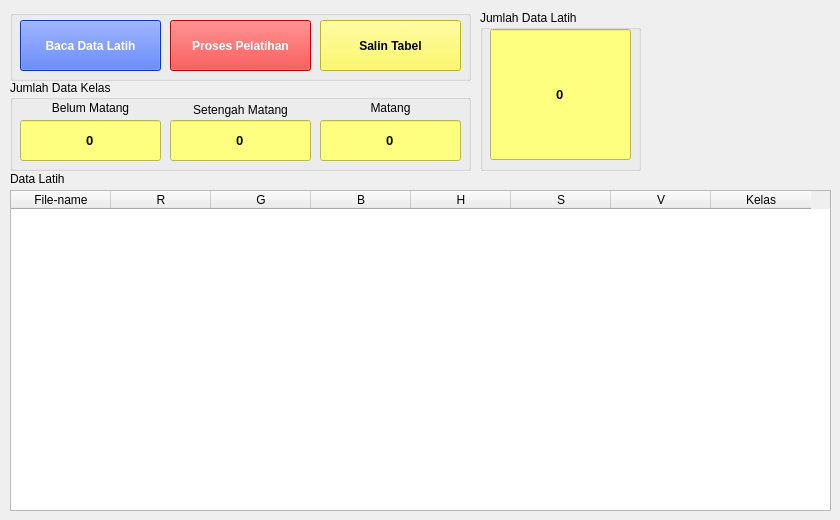
    <widget class="QWidget" name="tab">
     <attribute name="title">
      <string>Proses Pelatihan</string>
     </attribute>
     <widget class="QGroupBox" name="groupBox_2">
      <property name="geometry">
       <rect>
        <x>10</x>
        <y>10</y>
        <width>461</width>
        <height>71</height>
       </rect>
      </property>
      <property name="title">
       <string/>
      </property>
      <widget class="QPushButton" name="btnBacaDataLatih">
       <property name="geometry">
        <rect>
         <x>10</x>
         <y>10</y>
         <width>141</width>
         <height>51</height>
        </rect>
       </property>
       <property name="font">
        <font>
         <weight>75</weight>
         <bold>true</bold>
        </font>
       </property>
       <property name="styleSheet">
        <string notr="true">color: rgb(255, 255, 255);
background-color: rgb(21, 75, 255);</string>
       </property>
       <property name="text">
        <string>Baca Data Latih</string>
       </property>
      </widget>
      <widget class="QPushButton" name="btnProsesPelatihan">
       <property name="geometry">
        <rect>
         <x>160</x>
         <y>10</y>
         <width>141</width>
         <height>51</height>
        </rect>
       </property>
       <property name="font">
        <font>
         <weight>75</weight>
         <bold>true</bold>
        </font>
       </property>
       <property name="styleSheet">
        <string notr="true">background-color: rgb(255, 10, 10);
color: rgb(255, 255, 255)</string>
       </property>
       <property name="text">
        <string>Proses Pelatihan</string>
       </property>
      </widget>
      <widget class="QPushButton" name="btnSalinKeDataLatih">
       <property name="geometry">
        <rect>
         <x>310</x>
         <y>10</y>
         <width>141</width>
         <height>51</height>
        </rect>
       </property>
       <property name="font">
        <font>
         <weight>75</weight>
         <bold>true</bold>
        </font>
       </property>
       <property name="styleSheet">
        <string notr="true">color: rgb(0, 0, 0);
background-color: rgb(255, 249, 64)</string>
       </property>
       <property name="text">
        <string>Salin Tabel</string>
       </property>
      </widget>
     </widget>
     <widget class="QGroupBox" name="groupBox_8">
      <property name="geometry">
       <rect>
        <x>480</x>
        <y>10</y>
        <width>161</width>
        <height>161</height>
       </rect>
      </property>
      <property name="title">
       <string>Jumlah Data Latih</string>
      </property>
      <widget class="QLineEdit" name="editJumlahDataLatih">
       <property name="geometry">
        <rect>
         <x>10</x>
         <y>19</y>
         <width>141</width>
         <height>131</height>
        </rect>
       </property>
       <property name="font">
        <font>
         <pointsize>10</pointsize>
         <weight>75</weight>
         <bold>true</bold>
        </font>
       </property>
       <property name="styleSheet">
        <string notr="true">background-color: rgb(255, 255, 127);</string>
       </property>
       <property name="text">
        <string>0</string>
       </property>
       <property name="alignment">
        <set>Qt::AlignCenter</set>
       </property>
      </widget>
     </widget>
     <widget class="QGroupBox" name="groupBox_3">
      <property name="geometry">
       <rect>
        <x>10</x>
        <y>80</y>
        <width>461</width>
        <height>91</height>
       </rect>
      </property>
      <property name="title">
       <string>Jumlah Data Kelas</string>
      </property>
      <widget class="QLabel" name="label_4">
       <property name="geometry">
        <rect>
         <x>40</x>
         <y>20</y>
         <width>81</width>
         <height>17</height>
        </rect>
       </property>
       <property name="layoutDirection">
        <enum>Qt::LeftToRight</enum>
       </property>
       <property name="text">
        <string>&lt;html&gt;&lt;head/&gt;&lt;body&gt;&lt;p align=&quot;center&quot;&gt;Belum Matang&lt;/p&gt;&lt;/body&gt;&lt;/html&gt;</string>
       </property>
      </widget>
      <widget class="QLineEdit" name="editJumlahDataLatih_b">
       <property name="geometry">
        <rect>
         <x>10</x>
         <y>40</y>
         <width>141</width>
         <height>41</height>
        </rect>
       </property>
       <property name="font">
        <font>
         <pointsize>10</pointsize>
         <weight>75</weight>
         <bold>true</bold>
        </font>
       </property>
       <property name="styleSheet">
        <string notr="true">background-color: rgb(255, 255, 127);</string>
       </property>
       <property name="text">
        <string>0</string>
       </property>
       <property name="alignment">
        <set>Qt::AlignCenter</set>
       </property>
      </widget>
     </widget>
     <widget class="QLabel" name="label_13">
      <property name="geometry">
       <rect>
        <x>10</x>
        <y>170</y>
        <width>101</width>
        <height>17</height>
       </rect>
      </property>
      <property name="text">
       <string>Data Latih</string>
      </property>
      <property name="alignment">
       <set>Qt::AlignLeading|Qt::AlignLeft|Qt::AlignVCenter</set>
      </property>
     </widget>
     <widget class="QTableWidget" name="tblDataLatih">
      <property name="geometry">
       <rect>
        <x>10</x>
        <y>190</y>
        <width>821</width>
        <height>321</height>
       </rect>
      </property>
      <column>
       <property name="text">
        <string>File-name</string>
       </property>
      </column>
      <column>
       <property name="text">
        <string>R</string>
       </property>
      </column>
      <column>
       <property name="text">
        <string>G</string>
       </property>
      </column>
      <column>
       <property name="text">
        <string>B</string>
       </property>
      </column>
      <column>
       <property name="text">
        <string>H</string>
       </property>
      </column>
      <column>
       <property name="text">
        <string>S</string>
       </property>
      </column>
      <column>
       <property name="text">
        <string>V</string>
       </property>
      </column>
      <column>
       <property name="text">
        <string>Kelas</string>
       </property>
      </column>
     </widget>
     <widget class="QLineEdit" name="editJumlahDataLatih_s">
      <property name="geometry">
       <rect>
        <x>170</x>
        <y>120</y>
        <width>141</width>
        <height>41</height>
       </rect>
      </property>
      <property name="font">
       <font>
        <pointsize>10</pointsize>
        <weight>75</weight>
        <bold>true</bold>
       </font>
      </property>
      <property name="styleSheet">
       <string notr="true">background-color: rgb(255, 255, 127);</string>
      </property>
      <property name="text">
       <string>0</string>
      </property>
      <property name="alignment">
       <set>Qt::AlignCenter</set>
      </property>
     </widget>
     <widget class="QLabel" name="label_5">
      <property name="geometry">
       <rect>
        <x>190</x>
        <y>100</y>
        <width>101</width>
        <height>20</height>
       </rect>
      </property>
      <property name="text">
       <string>&lt;html&gt;&lt;head/&gt;&lt;body&gt;&lt;p align=&quot;center&quot;&gt;Setengah Matang&lt;/p&gt;&lt;/body&gt;&lt;/html&gt;</string>
      </property>
     </widget>
     <widget class="QLabel" name="label_6">
      <property name="geometry">
       <rect>
        <x>360</x>
        <y>100</y>
        <width>61</width>
        <height>17</height>
       </rect>
      </property>
      <property name="toolTip">
       <string>&lt;html&gt;&lt;head/&gt;&lt;body&gt;&lt;p align=&quot;center&quot;&gt;&lt;br/&gt;&lt;/p&gt;&lt;/body&gt;&lt;/html&gt;</string>
      </property>
      <property name="text">
       <string>&lt;html&gt;&lt;head/&gt;&lt;body&gt;&lt;p align=&quot;center&quot;&gt;Matang&lt;/p&gt;&lt;/body&gt;&lt;/html&gt;</string>
      </property>
     </widget>
     <widget class="QLineEdit" name="editJumlahDataLatih_m">
      <property name="geometry">
       <rect>
        <x>320</x>
        <y>120</y>
        <width>141</width>
        <height>41</height>
       </rect>
      </property>
      <property name="font">
       <font>
        <pointsize>10</pointsize>
        <weight>75</weight>
        <bold>true</bold>
       </font>
      </property>
      <property name="styleSheet">
       <string notr="true">background-color: rgb(255, 255, 127);</string>
      </property>
      <property name="text">
       <string>0</string>
      </property>
      <property name="alignment">
       <set>Qt::AlignCenter</set>
      </property>
     </widget>
    </widget>
